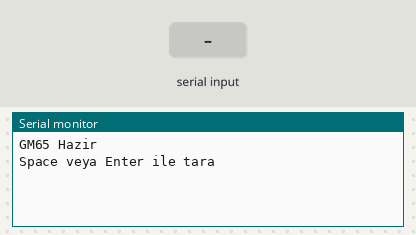
A sketch run on a simulated ESP32. Shown: the last lines printed to the serial monitor. The inputs (shaded band) are chosen by the test bench.

Above: at 1.2 s.
1.3 s: "http\n" received over Serial
At 2.5 s:
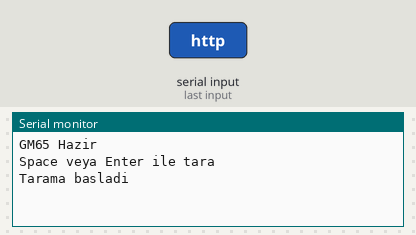
2.8 s: "http\n" received over the second serial link
At 3.8 s:
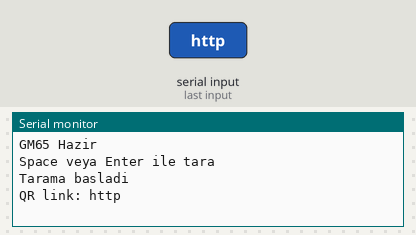

The sketch:

QRreaderEnter.ino
```cpp
#define GM65_RX 4
#define GM65_TX 5

HardwareSerial GM65(1);

String qrData = "";

void setup() {
  Serial.begin(115200);
  GM65.begin(115200, SERIAL_8N1, GM65_RX, GM65_TX);

  Serial.println("GM65 Hazir");
  Serial.println("Space veya Enter ile tara");
}

void loop() {

  // Klavyeden tetikleme
  if (Serial.available()) {
    char c = Serial.read();

    if (c == ' ' || c == '\n' || c == '\r') {

      Serial.println("Tarama basladi");

      qrData = "";   // Eski veriyi temizle

      // GM65 tetikleme komutu
      byte trigger[] = {0x7E,0x00,0x08,0x01,0x00,0x02,0x01,0xAB,0xCD};
      GM65.write(trigger, sizeof(trigger));
    }
  }

  // GM65 verisini oku
  while (GM65.available()) {
    char c = GM65.read();

    // Sadece yazdırılabilir karakterleri ekle
    if (isPrintable(c)) {
      qrData += c;
    }
  }

  // Link geldiyse yazdır
  int pos = qrData.indexOf("http");
  if (pos != -1) {
    String link = qrData.substring(pos);

    Serial.print("QR link: ");
    Serial.println(link);

    qrData = "";   // Sonraki okuma için temizle
  }
}
```

Measured:
- after the input at 1.3 s, the serial monitor: prints a new line at once (image 1)
- after the input at 2.8 s, the serial monitor: prints a new line at once (image 2)
